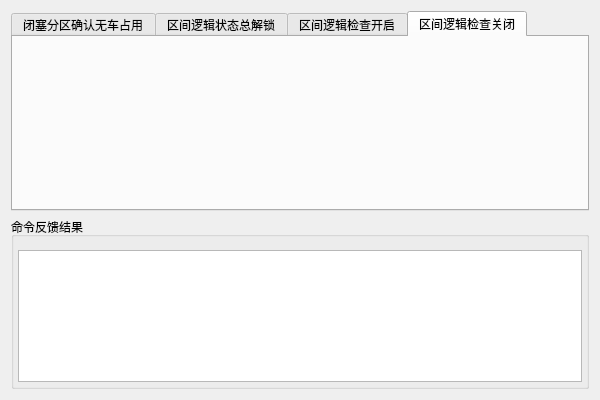
<?xml version="1.0" encoding="UTF-8"?>
<ui version="4.0">
 <class>LntervallogicCheckClass</class>
 <widget class="QMainWindow" name="LntervallogicCheckClass">
  <property name="geometry">
   <rect>
    <x>0</x>
    <y>0</y>
    <width>600</width>
    <height>400</height>
   </rect>
  </property>
  <property name="minimumSize">
   <size>
    <width>600</width>
    <height>400</height>
   </size>
  </property>
  <property name="maximumSize">
   <size>
    <width>600</width>
    <height>400</height>
   </size>
  </property>
  <property name="windowTitle">
   <string>LntervallogicCheck</string>
  </property>
  <widget class="QWidget" name="centralWidget">
   <property name="minimumSize">
    <size>
     <width>600</width>
     <height>400</height>
    </size>
   </property>
   <property name="maximumSize">
    <size>
     <width>600</width>
     <height>400</height>
    </size>
   </property>
   <layout class="QVBoxLayout" name="verticalLayout">
    <item>
     <widget class="QTabWidget" name="tabWidget">
      <property name="currentIndex">
       <number>3</number>
      </property>
      <widget class="QWidget" name="tab">
       <attribute name="title">
        <string>闭塞分区确认无车占用</string>
       </attribute>
      </widget>
      <widget class="QWidget" name="tab_2">
       <attribute name="title">
        <string>区间逻辑状态总解锁</string>
       </attribute>
      </widget>
      <widget class="QWidget" name="tab_3">
       <attribute name="title">
        <string>区间逻辑检查开启</string>
       </attribute>
      </widget>
      <widget class="QWidget" name="tab_4">
       <attribute name="title">
        <string>区间逻辑检查关闭</string>
       </attribute>
      </widget>
     </widget>
    </item>
    <item>
     <widget class="QGroupBox" name="groupBox">
      <property name="minimumSize">
       <size>
        <width>218</width>
        <height>172</height>
       </size>
      </property>
      <property name="maximumSize">
       <size>
        <width>16777215</width>
        <height>172</height>
       </size>
      </property>
      <property name="title">
       <string>命令反馈结果</string>
      </property>
      <layout class="QVBoxLayout" name="verticalLayout_2">
       <property name="spacing">
        <number>0</number>
       </property>
       <property name="leftMargin">
        <number>4</number>
       </property>
       <property name="topMargin">
        <number>13</number>
       </property>
       <property name="rightMargin">
        <number>4</number>
       </property>
       <property name="bottomMargin">
        <number>4</number>
       </property>
       <item>
        <widget class="QWidget" name="widget" native="true">
         <layout class="QVBoxLayout" name="verticalLayout_3">
          <property name="spacing">
           <number>0</number>
          </property>
          <property name="leftMargin">
           <number>0</number>
          </property>
          <property name="topMargin">
           <number>0</number>
          </property>
          <property name="rightMargin">
           <number>0</number>
          </property>
          <property name="bottomMargin">
           <number>0</number>
          </property>
          <item>
           <widget class="QTextEdit" name="textEdit">
            <property name="readOnly">
             <bool>true</bool>
            </property>
           </widget>
          </item>
         </layout>
        </widget>
       </item>
      </layout>
     </widget>
    </item>
   </layout>
  </widget>
 </widget>
 <layoutdefault spacing="6" margin="11"/>
 <resources/>
 <connections/>
</ui>
